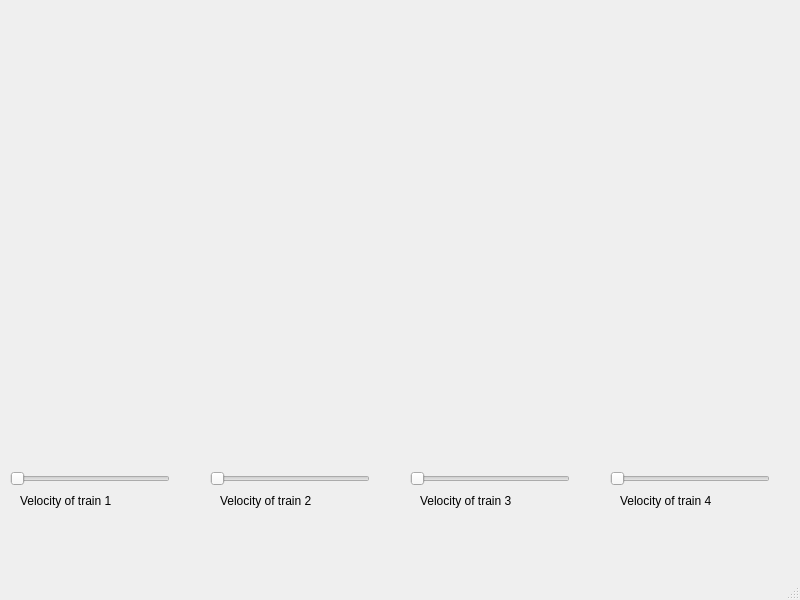
<?xml version="1.0" encoding="UTF-8"?>
<ui version="4.0">
 <class>MainWindow</class>
 <widget class="QMainWindow" name="MainWindow">
  <property name="geometry">
   <rect>
    <x>0</x>
    <y>0</y>
    <width>800</width>
    <height>600</height>
   </rect>
  </property>
  <property name="windowTitle">
   <string>MainWindow</string>
  </property>
  <widget class="QWidget" name="centralwidget">
   <widget class="QSlider" name="train1HorizontalSlider">
    <property name="geometry">
     <rect>
      <x>10</x>
      <y>470</y>
      <width>160</width>
      <height>18</height>
     </rect>
    </property>
    <property name="orientation">
     <enum>Qt::Horizontal</enum>
    </property>
   </widget>
   <widget class="QSlider" name="train2HorizontalSlider">
    <property name="geometry">
     <rect>
      <x>210</x>
      <y>470</y>
      <width>160</width>
      <height>18</height>
     </rect>
    </property>
    <property name="orientation">
     <enum>Qt::Horizontal</enum>
    </property>
   </widget>
   <widget class="QSlider" name="train3HorizontalSlider">
    <property name="geometry">
     <rect>
      <x>410</x>
      <y>470</y>
      <width>160</width>
      <height>18</height>
     </rect>
    </property>
    <property name="orientation">
     <enum>Qt::Horizontal</enum>
    </property>
   </widget>
   <widget class="QSlider" name="Train4horizontalSlider">
    <property name="geometry">
     <rect>
      <x>610</x>
      <y>470</y>
      <width>160</width>
      <height>18</height>
     </rect>
    </property>
    <property name="orientation">
     <enum>Qt::Horizontal</enum>
    </property>
   </widget>
   <widget class="QLabel" name="velocityLabel1">
    <property name="geometry">
     <rect>
      <x>20</x>
      <y>490</y>
      <width>151</width>
      <height>21</height>
     </rect>
    </property>
    <property name="text">
     <string>Velocity of train 1</string>
    </property>
   </widget>
   <widget class="QLabel" name="velocityLabel2">
    <property name="geometry">
     <rect>
      <x>220</x>
      <y>490</y>
      <width>151</width>
      <height>21</height>
     </rect>
    </property>
    <property name="text">
     <string>Velocity of train 2</string>
    </property>
   </widget>
   <widget class="QLabel" name="velocityLabel3">
    <property name="geometry">
     <rect>
      <x>420</x>
      <y>490</y>
      <width>151</width>
      <height>21</height>
     </rect>
    </property>
    <property name="text">
     <string>Velocity of train 3</string>
    </property>
   </widget>
   <widget class="QLabel" name="velocityLabel4">
    <property name="geometry">
     <rect>
      <x>620</x>
      <y>490</y>
      <width>151</width>
      <height>21</height>
     </rect>
    </property>
    <property name="text">
     <string>Velocity of train 4</string>
    </property>
   </widget>
  </widget>
  <widget class="QMenuBar" name="menubar">
   <property name="geometry">
    <rect>
     <x>0</x>
     <y>0</y>
     <width>800</width>
     <height>26</height>
    </rect>
   </property>
  </widget>
  <widget class="QStatusBar" name="statusbar"/>
 </widget>
 <resources/>
 <connections/>
</ui>
